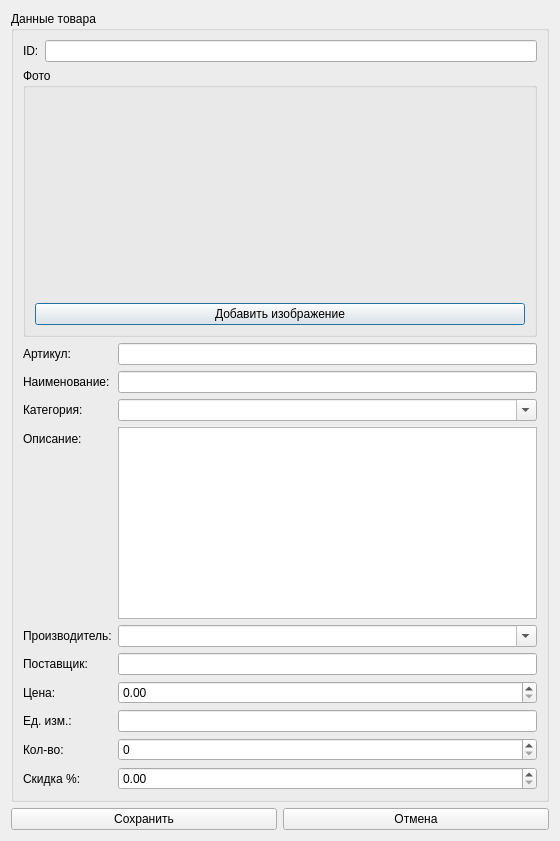
<?xml version="1.0" encoding="UTF-8"?>
<ui version="4.0">
 <class>ProductEditWindow</class>
 <widget class="QDialog" name="ProductEditWindow">
  <property name="windowTitle"><string>Товар</string></property>
  <property name="minimumSize"><size><width>560</width><height>520</height></size></property>
  <layout class="QVBoxLayout" name="verticalLayout">
   <item>
    <widget class="QGroupBox" name="data_group">
     <property name="title"><string>Данные товара</string></property>
     <layout class="QVBoxLayout" name="data_layout">
      <item>
       <layout class="QHBoxLayout" name="row_id">
        <item><widget class="QLabel" name="lbl_id"><property name="text"><string>ID:</string></property><property name="wordWrap"><bool>true</bool></property></widget></item>
        <item><widget class="QLineEdit" name="id_edit"><property name="readOnly"><bool>true</bool></property></widget></item>
       </layout>
      </item>
      <item>
       <widget class="QGroupBox" name="photo_group">
        <property name="title"><string>Фото</string></property>
     <layout class="QVBoxLayout" name="photo_layout">
      <item><widget class="QLabel" name="photo_label"><property name="minimumSize"><size><width>300</width><height>200</height></size></property></widget></item>
      <item><widget class="QPushButton" name="btn_photo"><property name="text"><string>Добавить изображение</string></property></widget></item>
     </layout>
    </widget>
   </item>
   <item>
    <layout class="QFormLayout" name="formLayout">
     <item row="0" column="0"><widget class="QLabel" name="lbl_article"><property name="text"><string>Артикул:</string></property><property name="wordWrap"><bool>true</bool></property></widget></item>
     <item row="0" column="1"><widget class="QLineEdit" name="article_edit"/></item>
     <item row="1" column="0"><widget class="QLabel" name="lbl_name"><property name="text"><string>Наименование:</string></property><property name="wordWrap"><bool>true</bool></property></widget></item>
     <item row="1" column="1"><widget class="QLineEdit" name="name_edit"/></item>
     <item row="2" column="0"><widget class="QLabel" name="lbl_category"><property name="text"><string>Категория:</string></property><property name="wordWrap"><bool>true</bool></property></widget></item>
     <item row="2" column="1"><widget class="QComboBox" name="category_combo"><property name="editable"><bool>true</bool></property></widget></item>
     <item row="3" column="0"><widget class="QLabel" name="lbl_desc"><property name="text"><string>Описание:</string></property><property name="wordWrap"><bool>true</bool></property></widget></item>
     <item row="3" column="1"><widget class="QTextEdit" name="desc_edit"/></item>
     <item row="4" column="0"><widget class="QLabel" name="lbl_manuf"><property name="text"><string>Производитель:</string></property><property name="wordWrap"><bool>true</bool></property></widget></item>
     <item row="4" column="1"><widget class="QComboBox" name="manuf_combo"><property name="editable"><bool>true</bool></property></widget></item>
     <item row="5" column="0"><widget class="QLabel" name="lbl_supp"><property name="text"><string>Поставщик:</string></property><property name="wordWrap"><bool>true</bool></property></widget></item>
     <item row="5" column="1"><widget class="QLineEdit" name="supp_edit"/></item>
     <item row="6" column="0"><widget class="QLabel" name="lbl_price"><property name="text"><string>Цена:</string></property><property name="wordWrap"><bool>true</bool></property></widget></item>
     <item row="6" column="1"><widget class="QDoubleSpinBox" name="price_spin"><property name="minimum"><number>0</number></property><property name="maximum"><number>999999</number></property><property name="decimals"><number>2</number></property></widget></item>
     <item row="7" column="0"><widget class="QLabel" name="lbl_unit"><property name="text"><string>Ед. изм.:</string></property><property name="wordWrap"><bool>true</bool></property></widget></item>
     <item row="7" column="1"><widget class="QLineEdit" name="unit_edit"/></item>
     <item row="8" column="0"><widget class="QLabel" name="lbl_qty"><property name="text"><string>Кол-во:</string></property><property name="wordWrap"><bool>true</bool></property></widget></item>
     <item row="8" column="1"><widget class="QSpinBox" name="qty_spin"><property name="minimum"><number>0</number></property><property name="maximum"><number>999999</number></property></widget></item>
     <item row="9" column="0"><widget class="QLabel" name="lbl_discount"><property name="text"><string>Скидка %:</string></property><property name="wordWrap"><bool>true</bool></property></widget></item>
     <item row="9" column="1"><widget class="QDoubleSpinBox" name="discount_spin"><property name="minimum"><number>0</number></property><property name="maximum"><number>100</number></property><property name="decimals"><number>2</number></property></widget></item>
       </layout>
      </item>
     </layout>
    </widget>
   </item>
   <item>
    <layout class="QHBoxLayout" name="hl_buttons">
     <item><widget class="QPushButton" name="btn_save"><property name="text"><string>Сохранить</string></property></widget></item>
     <item><widget class="QPushButton" name="btn_cancel"><property name="text"><string>Отмена</string></property></widget></item>
    </layout>
   </item>
  </layout>
 </widget>
 <resources/><connections/>
</ui>
